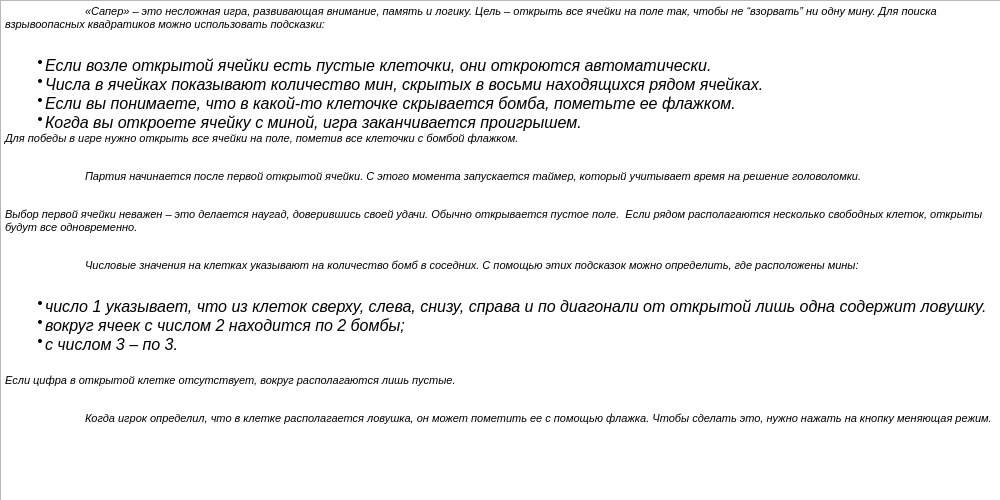
<?xml version="1.0" encoding="UTF-8"?>
<ui version="4.0">
 <class>Form</class>
 <widget class="QWidget" name="Form">
  <property name="geometry">
   <rect>
    <x>0</x>
    <y>0</y>
    <width>1000</width>
    <height>500</height>
   </rect>
  </property>
  <property name="windowTitle">
   <string>Form</string>
  </property>
  <widget class="QTextBrowser" name="textBrowser">
   <property name="geometry">
    <rect>
     <x>0</x>
     <y>0</y>
     <width>1001</width>
     <height>511</height>
    </rect>
   </property>
   <property name="html">
    <string>&lt;!DOCTYPE HTML PUBLIC &quot;-//W3C//DTD HTML 4.0//EN&quot; &quot;http://www.w3.org/TR/REC-html40/strict.dtd&quot;&gt;
&lt;html&gt;&lt;head&gt;&lt;meta name=&quot;qrichtext&quot; content=&quot;1&quot; /&gt;&lt;style type=&quot;text/css&quot;&gt;
p, li { white-space: pre-wrap; }
&lt;/style&gt;&lt;/head&gt;&lt;body style=&quot; font-family:'MS Shell Dlg 2'; font-size:8.25pt; font-weight:400; font-style:normal;&quot;&gt;
&lt;p style=&quot; margin-top:0px; margin-bottom:25px; margin-left:0px; margin-right:0px; -qt-block-indent:0; text-indent:0px; background-color:#ffffff;&quot;&gt;&lt;span style=&quot; font-family:'Roboto,sans-serif'; font-size:8pt; color:#000000; background-color:#ffffff;&quot;&gt;	&lt;/span&gt;&lt;span style=&quot; font-family:'Roboto,sans-serif'; font-size:8pt; font-style:italic; color:#000000; background-color:#ffffff;&quot;&gt;«Сапер» – это несложная игра, развивающая внимание, память и логику. Цель – открыть все ячейки на поле так, чтобы не “взорвать” ни&lt;/span&gt;&lt;span style=&quot; font-family:'Roboto,sans-serif'; font-size:8pt; font-style:italic; color:#ff5500; background-color:#ffffff;&quot;&gt; &lt;/span&gt;&lt;span style=&quot; font-family:'Roboto,sans-serif'; font-size:8pt; font-style:italic; color:#000000; background-color:#ffffff;&quot;&gt;одну мину. Для поиска взрывоопасных квадратиков можно использовать подсказки:&lt;/span&gt;&lt;/p&gt;
&lt;ul style=&quot;margin-top: 0px; margin-bottom: 0px; margin-left: 0px; margin-right: 0px; -qt-list-indent: 1;&quot;&gt;&lt;li style=&quot; font-family:'Roboto,sans-serif'; font-size:8pt; font-style:italic; color:#000000;&quot; style=&quot; margin-top:0px; margin-bottom:0px; margin-left:0px; margin-right:0px; -qt-block-indent:0; text-indent:0px;&quot;&gt;&lt;span style=&quot; font-size:16px;&quot;&gt;Если возле открытой ячейки есть пустые клеточки, они откроются автоматически.&lt;/span&gt;&lt;/li&gt;
&lt;li style=&quot; font-family:'Roboto,sans-serif'; font-size:8pt; font-style:italic; color:#000000;&quot; style=&quot; margin-top:0px; margin-bottom:0px; margin-left:0px; margin-right:0px; -qt-block-indent:0; text-indent:0px;&quot;&gt;&lt;span style=&quot; font-size:16px;&quot;&gt;Числа в ячейках показывают количество мин, скрытых в восьми находящихся рядом ячейках.&lt;/span&gt;&lt;/li&gt;
&lt;li style=&quot; font-family:'Roboto,sans-serif'; font-size:8pt; font-style:italic; color:#000000;&quot; style=&quot; margin-top:0px; margin-bottom:0px; margin-left:0px; margin-right:0px; -qt-block-indent:0; text-indent:0px;&quot;&gt;&lt;span style=&quot; font-size:16px;&quot;&gt;Если вы понимаете, что в какой-то клеточке скрывается бомба, пометьте ее флажком.&lt;/span&gt;&lt;/li&gt;
&lt;li style=&quot; font-family:'Roboto,sans-serif'; font-size:8pt; font-style:italic; color:#000000;&quot; style=&quot; margin-top:0px; margin-bottom:0px; margin-left:0px; margin-right:0px; -qt-block-indent:0; text-indent:0px;&quot;&gt;&lt;span style=&quot; font-size:16px;&quot;&gt;Когда вы откроете ячейку с миной, игра заканчивается проигрышем.&lt;/span&gt;&lt;/li&gt;&lt;/ul&gt;
&lt;p style=&quot; margin-top:0px; margin-bottom:25px; margin-left:0px; margin-right:0px; -qt-block-indent:0; text-indent:0px; background-color:#ffffff;&quot;&gt;&lt;span style=&quot; font-family:'Roboto,sans-serif'; font-size:8pt; font-style:italic; color:#000000; background-color:#ffffff;&quot;&gt;Для победы в игре нужно открыть все ячейки на поле, пометив все клеточки с бомбой флажком.&lt;/span&gt;&lt;/p&gt;
&lt;p style=&quot; margin-top:0px; margin-bottom:25px; margin-left:0px; margin-right:0px; -qt-block-indent:0; text-indent:0px; background-color:#ffffff;&quot;&gt;&lt;span style=&quot; font-family:'Roboto,sans-serif'; font-size:8pt; font-style:italic; color:#000000; background-color:#ffffff;&quot;&gt;	Партия начинается после первой открытой ячейки. С этого момента запускается таймер, который учитывает время на решение головоломки.&lt;/span&gt;&lt;/p&gt;
&lt;p style=&quot; margin-top:0px; margin-bottom:25px; margin-left:0px; margin-right:0px; -qt-block-indent:0; text-indent:0px; background-color:#ffffff;&quot;&gt;&lt;span style=&quot; font-family:'Roboto,sans-serif'; font-size:8pt; font-style:italic; color:#000000; background-color:#ffffff;&quot;&gt;Выбор первой ячейки неважен – это делается наугад, доверившись своей удачи. Обычно открывается пустое поле.  Если рядом располагаются несколько свободных клеток, открыты будут все одновременно.&lt;/span&gt;&lt;/p&gt;
&lt;p style=&quot; margin-top:0px; margin-bottom:25px; margin-left:0px; margin-right:0px; -qt-block-indent:0; text-indent:0px; background-color:#ffffff;&quot;&gt;&lt;span style=&quot; font-family:'Roboto,sans-serif'; font-size:8pt; font-style:italic; color:#000000; background-color:#ffffff;&quot;&gt;	Числовые значения на клетках указывают на количество бомб в соседних. С помощью этих подсказок можно определить, где расположены мины:&lt;/span&gt;&lt;/p&gt;
&lt;ul style=&quot;margin-top: 0px; margin-bottom: 0px; margin-left: 0px; margin-right: 0px; -qt-list-indent: 1;&quot;&gt;&lt;li style=&quot; font-family:'Roboto,sans-serif'; font-size:8pt; font-style:italic; color:#000000;&quot; style=&quot; margin-top:20px; margin-bottom:0px; margin-left:0px; margin-right:0px; -qt-block-indent:0; text-indent:0px;&quot;&gt;&lt;span style=&quot; font-size:16px;&quot;&gt;число 1 указывает, что из клеток сверху, слева, снизу, справа и по диагонали от открытой лишь одна содержит ловушку.&lt;/span&gt;&lt;/li&gt;
&lt;li style=&quot; font-family:'Roboto,sans-serif'; font-size:8pt; font-style:italic; color:#000000;&quot; style=&quot; margin-top:0px; margin-bottom:0px; margin-left:0px; margin-right:0px; -qt-block-indent:0; text-indent:0px;&quot;&gt;&lt;span style=&quot; font-size:16px;&quot;&gt;вокруг ячеек с числом 2 находится по 2 бомбы;&lt;/span&gt;&lt;/li&gt;
&lt;li style=&quot; font-family:'Roboto,sans-serif'; font-size:8pt; font-style:italic; color:#000000;&quot; style=&quot; margin-top:0px; margin-bottom:20px; margin-left:0px; margin-right:0px; -qt-block-indent:0; text-indent:0px;&quot;&gt;&lt;span style=&quot; font-size:16px;&quot;&gt;с числом 3 – по 3.&lt;/span&gt;&lt;/li&gt;&lt;/ul&gt;
&lt;p style=&quot; margin-top:0px; margin-bottom:25px; margin-left:0px; margin-right:0px; -qt-block-indent:0; text-indent:0px; background-color:#ffffff;&quot;&gt;&lt;span style=&quot; font-family:'Roboto,sans-serif'; font-size:8pt; font-style:italic; color:#000000; background-color:#ffffff;&quot;&gt;Если цифра в открытой клетке отсутствует, вокруг располагаются лишь пустые.&lt;/span&gt;&lt;/p&gt;
&lt;p style=&quot; margin-top:0px; margin-bottom:25px; margin-left:0px; margin-right:0px; -qt-block-indent:0; text-indent:0px; background-color:#ffffff;&quot;&gt;&lt;span style=&quot; font-family:'Roboto,sans-serif'; font-size:8pt; font-style:italic; color:#000000; background-color:#ffffff;&quot;&gt;	Когда игрок определил, что в клетке располагается ловушка, он может пометить ее с помощью флажка. Чтобы сделать это, нужно нажать на кнопку меняющая режим.&lt;/span&gt;&lt;/p&gt;&lt;/body&gt;&lt;/html&gt;</string>
   </property>
  </widget>
 </widget>
 <resources/>
 <connections/>
</ui>
